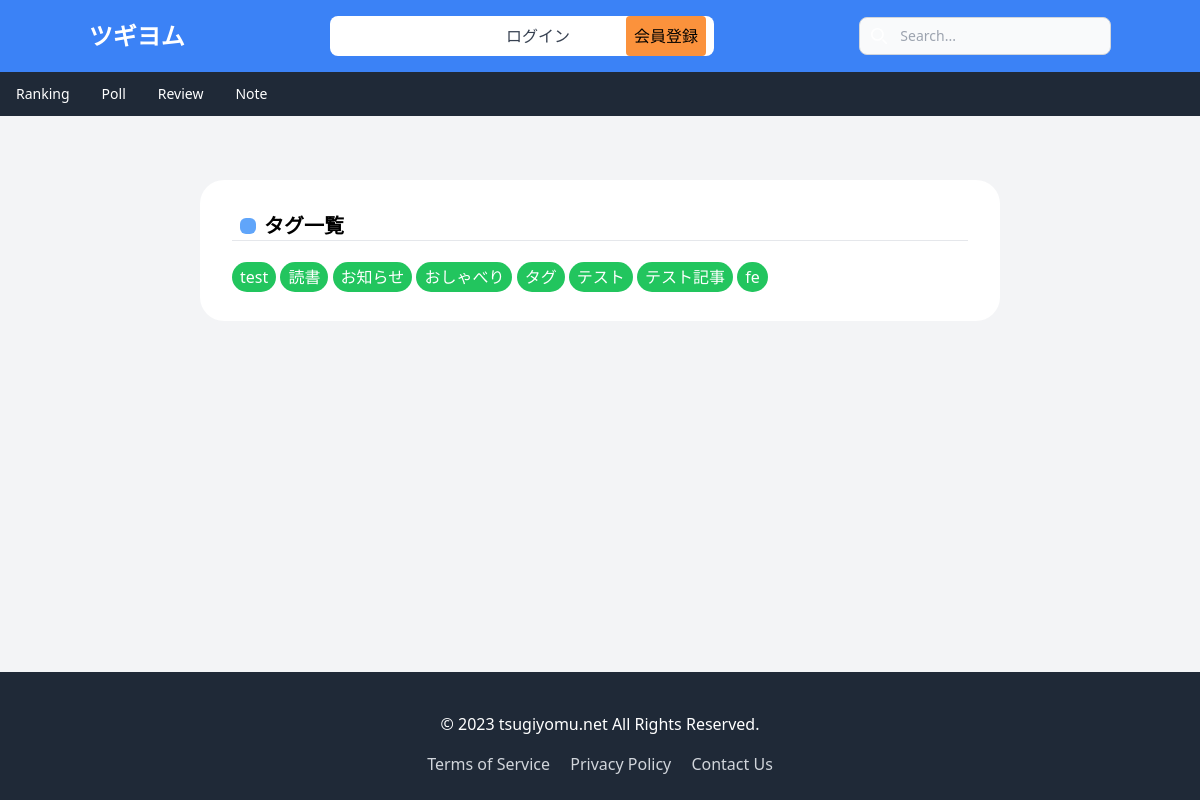
Page /note/tags/ on the earlier database version.
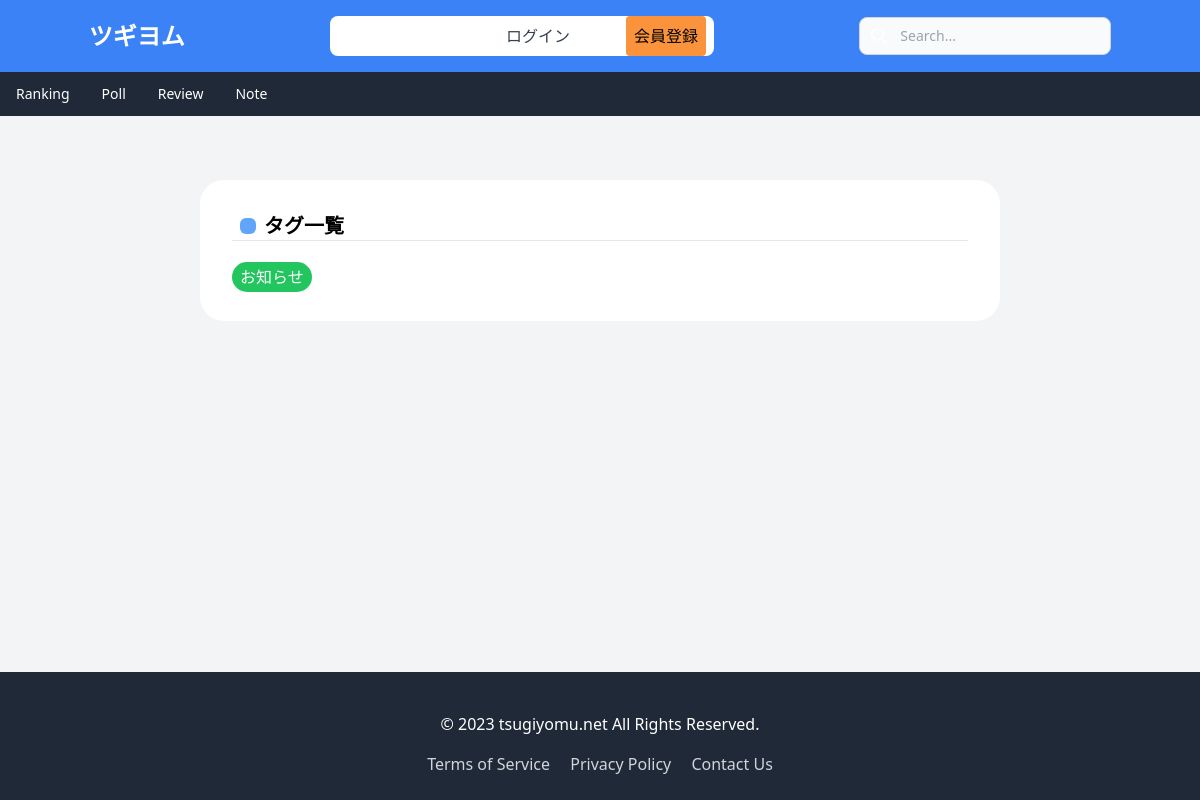
Same page on the later database version.
### api/models.py (models this page shows, shortened)
class Tag(models.Model):
    title = models.CharField(max_length=255)

### blog/views.py (the view)
# urls.py: path('tags/',             ShowTagsView.as_view(), name='show_all_tags'),
class ShowTagsView(View):
  def get(self,request):
    tags = Tag.objects.annotate(num_blogs=Count('blog')).order_by('-num_blogs')
    context = {
        'tags': tags,
    }
    return render(request, 'show_all_tags.html', context)

### blog/templates/show_all_tags.html
{% extends 'base.html' %}
{% block content %}
<div>
  <div class="bg-white w-11/12 md:w-2/3  mx-auto  p-8  my-8 md:my-16 rounded-3xl ">
  <div class="flex items-center">
    <div class="rounded-md inline-block bg-blue-400 w-4 h-4 mx-2"></div>
    <h1 class="text-xl font-bold">タグ一覧</h1>
  </div>
  <hr>
  <br>
  {% for tag in tags %}
    <a class=" bg-green-500 px-2 py-1 rounded-full text-white " href="{url 'show_blog_tag' tag.title}">{{tag.title}}</a>
  {% endfor %}
  </div>
</div>
{% endblock %}

Differences in the rows shown:
removed Tag: title "test"
removed Tag: title "読書"
removed Tag: title "おしゃべり"
removed Tag: title "タグ"
removed Tag: title "テスト"
removed Tag: title "テスト記事"
removed Tag: title "fe"
